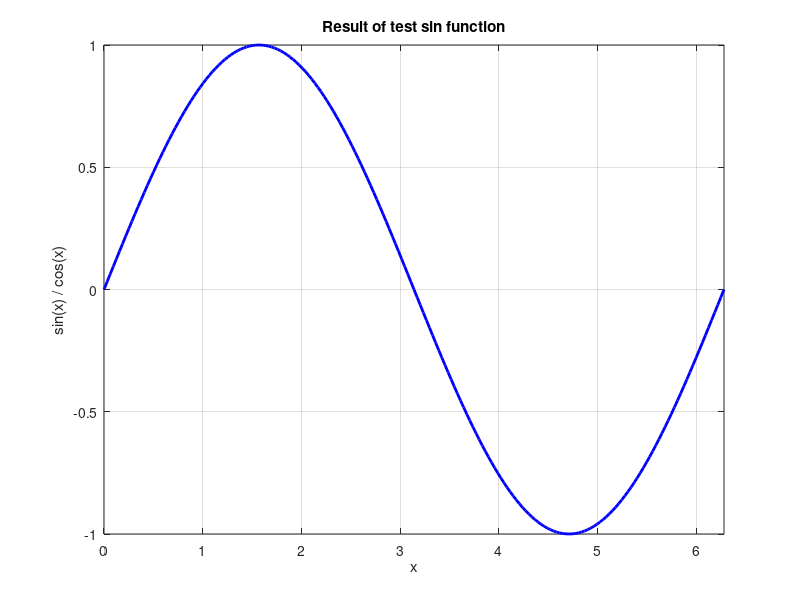

This chart was generated by the following MATLAB code: (Note: this script raises an error after producing the figure.)
function testresult = sin_test
%% #Case1 Description (IncludeCode = false & EvaluateCode = true)
% This test file demonstrates the possibilities of the automatic test
% engine incorporated in the source code of WaveLab. Any file that ends
% with "__test.m_" is analysed and run / published according to the
% following rules:
%
% Each test file should contain the following sections:
%
%%
% These three cells describe, define and run a test and publish the
% results. All cells should start with *#CaseX* (in which X denotes the
% testcase number, so that multiple tests can be defined in one file). 
%
%% *%% #CaseX Descripton*
%
% Describes the tests. This part of the code is published with the publish
% function. This implies that formatting of the text can be applied
% according to the cell formatting rules. This for example enables the use
% of:
%
% * bullets
%
% # numbered bulltets
% 
% * An external image
% * An equation:
%
% $$e^{\pi i} + 1 = 0$$
% 
% * html code
% * and much more....
%
% The header of the cell can contain two attributes:
%
% # IncludeCode
% # EvaluateCode
%
% These two attributes can either be true or false and refer to the
% settings that can be set in the publish function. An example of the
% useage of the attribute IncludeCode:
% 
% *%% #Case1 Description (IncludeCode = true)*
%
%% *%% #CaseX RunTest*
%
% This section is not published. You can type any code in this section to
% perform the test described in the *Description* section. The automatic
% test engine tries to create an overview page of the successfull tests. To
% do this the RunTest section should at least provide a boolean named
% _"testresult"_ at the end, indicating whether this test was successfull 
% or not. 
%
%% *%% #CaseX TestResults*
%
% This section is used to create a result page of the test. By default the
% test result is only incorporated in the overview page. In case you want
% to create a result page for the test in particular (for example to plot
% some figures) this section can be used. The page is created by applying
% the publish function to the text in this region. All formatting rules as
% described in the matlab help for cell editing can therefore be used (Most
% functionalities can also be found in matlabs _"Cell"_ menu item.

%% #Case1 RunTest
% Any cell that is named in the above way is considered testcode. 
% This code is not included in any documentation. It only functiones to
% perform a test. The number of the testcase can be specified, so that 
% multiple tests can be included in one file. There should be at least
% one cell with this format in the file. The test code is required to 
% produce one output variable named _"testresult"_ (boolean) to indicate 
% the success of the test. 
%
% The following test is an example:

x = 0 : (2*pi()/200) : 2*pi();
try
    y = sin(x);
catch
    y = nan(size(x));
end

%%
% With the above code we tested the function. It is now important that we
% tell the test engine whether this test was a success:

testresult = y(151)==-1;

%% #Case1 TestResults (IncludeCode = false & EvaluateCode = true)
% This section is used to print a html page. The variables created in the
% *RunTest* section can be used for the visualization. In the same way as
% with the description also the two attributes can be specified. In many
% case one only wants a figure to appear on the result page and not the 
% complete code that was used to create the figure.

%% Print results
% At the end of a cell figures are printed and included in the html page.
% If we do not want the figure to appear in the next cell we can do two
% things:
%
% # Force a snapshot in the cell we want the figure to appear and delete
% the figure afterwards (matlab command "snapnow;").
% # Let matlab print the figure at the end of the cell and close the figure
% before the end of the following cell:
figure(...
    'Color','w');
box on
grid on
hold on
xlim([0 2*pi()]);
xlabel('x');
ylabel('sin(x) / cos(x)');
title('Result of test sin function');
plot(x,y,...
    'Color','b',...
    'LineWidth',2,...
    'DisplayName','TestResult')
snapnow;
plot(x,cos(x),...
    'Color','r',...
    'LineStyle','--',...
    'DisplayName','Data for Comparison');

legend show

%%
% After any matlab code we can continue writing with the use of an empty
% cell header.

close(gcf);
%% New cell
% Defininf a new cell creates a new chapter in the html page and adds a
% content list on top of the page.

%% Second New Cell.
% Just some cell
figure(14);

%% #Case2 RunTest
testresult = true;
figure(10);
figure(3);

%% #Case2 Description (IncludeCode = true)
% This second case just tests the possibility of multiple test cases. It has no visualization. 
% The test result is always true. 
%
% This section also shows that it is not necessary to first give the description of the test and
% than the testcode. The three parts of the test definition can be in any order.
